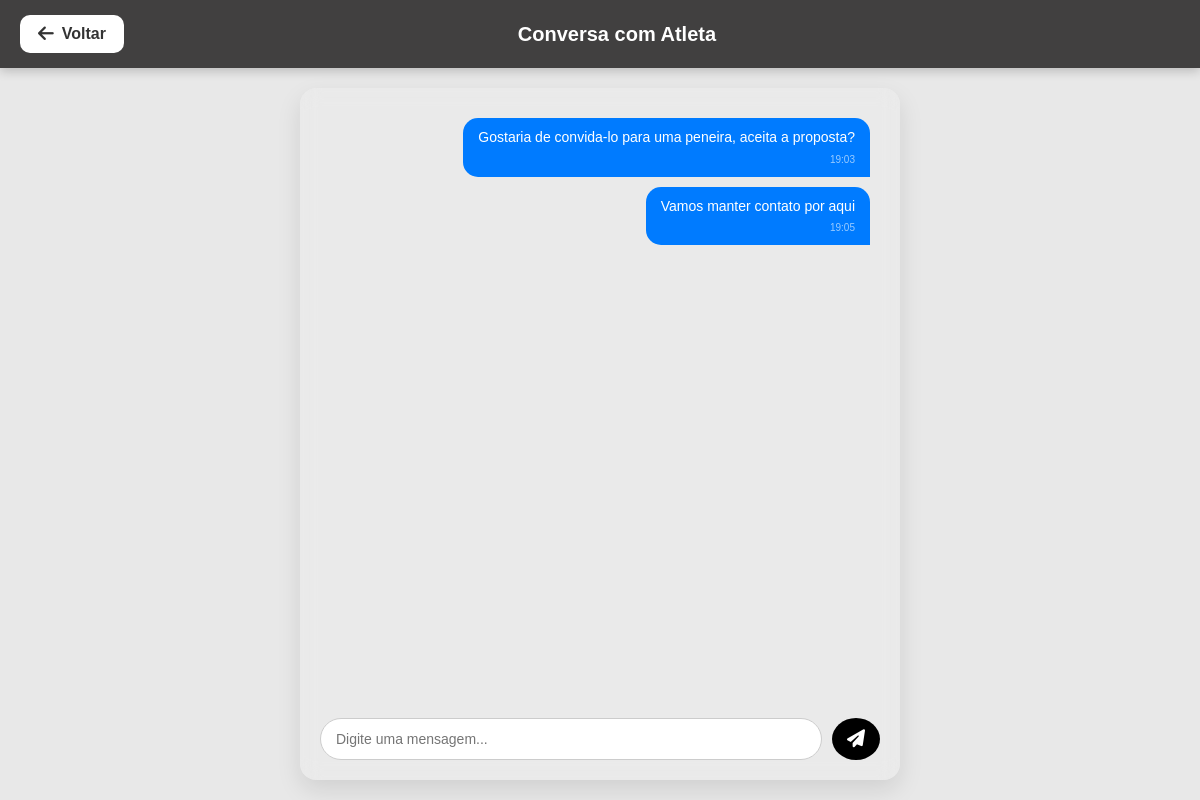
Screenshot of /conversa/4/ with the database file from the repository.
### main/models.py (models this page shows, shortened)
class Mensagem(models.Model):
    video = models.ForeignKey(Video, on_delete=models.CASCADE, related_name="mensagens")
    usuario_tipo = models.CharField(max_length=20)  # "atleta" ou "agente"
    usuario_id = models.IntegerField()
    texto = models.TextField()
    criado_em = models.DateTimeField(auto_now_add=True)

### main/views.py (the view, shortened to what this page needs)
# urls.py: path("conversa/<int:video_id>/", views.conversa, name="conversa"),
def conversa(request, video_id):
    video = get_object_or_404(Video, id=video_id)
    user_type = request.session.get("user_type")
    user_id = request.session.get("user_id")
    mensagens = Mensagem.objects.filter(video=video).order_by("criado_em")
    return render(request, "main/conversa.html", {
        "video": video,
        "mensagens": mensagens,
        "user_type": user_type,
        "user_id": user_id,
        "now": timezone.now()  # útil para exibir hora na primeira mensagem
    })

### main/templates/main/conversa.html (shortened to what this page needs)
{% load static %}
<!DOCTYPE html>
<html lang="pt-br" data-theme="light">
<head>
<link rel="stylesheet" href="{% static 'css/tema.css' %}">
<link rel="stylesheet" href="{% static 'css/conversa.css' %}">
<link rel="stylesheet" href="https://cdnjs.cloudflare.com/ajax/libs/font-awesome/6.5.1/css/all.min.css">
</head>
<body>
<header>
    <a href="{% url 'paginaPrincipal' %}" class="back-btn"><i class="fa-solid fa-arrow-left"></i> Voltar</a>
    <h1>Conversa com Atleta</h1>
</header>
<div class="chat-container">
    <div class="messages" id="messages">
        {% for m in mensagens %}
            <div class="message {% if m.usuario_tipo == 'agente' %}user{% else %}other{% endif %}">
                {{ m.texto }}
                <span class="time">{{ m.criado_em|date:"H:i" }}</span>
            </div>
        {% endfor %}
    </div>
    <form method="POST" id="chat-form" class="chat-input-container">
        <input type="text" name="mensagem" id="chat-input" placeholder="Digite uma mensagem..." autocomplete="off">
        <button type="submit" id="send-btn"><i class="fa-solid fa-paper-plane"></i></button>
    </form>
</div>
</body>
</html>

### main/static/css/tema.css (style rules this page uses)
:root { --bg: #e8e8e8; --text: #333; --header-bg: #414040; --header-text: #ffffff; --card-bg: #ffffff; --input-bg: #ffffff; --input-text: #333; --border: #ccc; --button-bg: #000000; --button-bg-hover: #222222; --button-text: #ffffff; }
body { background: var(--bg); color: var(--text); }
header { background: var(--header-bg) !important; color: var(--header-text) !important; }
input, textarea, select { background: var(--input-bg) !important; color: var(--input-text) !important; border: 1px solid var(--border) !important; }
button, .btn { background: var(--button-bg) !important; color: var(--button-text) !important; }

### main/static/css/conversa.css (style rules this page uses)
body { background: var(--bg); font-family: 'Poppins', sans-serif; display: flex; flex-direction: column; min-height: 100vh; overflow-x: hidden; margin: 0; }
header { display: flex; align-items: center; justify-content: space-between; background: var(--header-bg); color: var(--text); padding: 15px 20px; position: sticky; top: 0; width: 100%; z-index: 10; box-shadow: 0 3px 10px rgba(0,0,0,0.2); box-sizing: border-box; }
header h1 { font-size: 20px; text-align: center; flex: 1; margin: 0; }
.back-btn { display: flex; align-items: center; gap: 8px; padding: 10px 18px; background: var(--card-bg); color: var(--text); border: 2px solid var(--card-border); border-radius: 10px; text-decoration: none; font-weight: 600; transition: 0.3s; }
.back-btn i { font-size: 18px; }
.chat-container { flex: 1; display: flex; flex-direction: column; padding: 20px; max-width: 600px; width: 100%; margin: 20px auto; background: rgba(255, 255, 255, 0.1); border-radius: 16px; box-shadow: 0 10px 25px rgba(0,0,0,0.1); backdrop-filter: blur(10px); box-sizing: border-box; }
.messages { flex: 1; overflow-y: auto; display: flex; flex-direction: column; gap: 10px; padding: 10px; }
.message { max-width: 80%; padding: 10px 15px; border-radius: 15px; position: relative; word-wrap: break-word; line-height: 1.4; font-size: 14px; }
.message.user { background: #007bff; color: #fff; align-self: flex-end; border-bottom-right-radius: 0; }
.message .time { font-size: 10px; opacity: 0.6; margin-top: 5px; display: block; text-align: right; }
.chat-input-container { display: flex; gap: 10px; margin-top: 15px; }
#chat-input { flex: 1; padding: 12px 15px; border-radius: 25px; border: 1px solid #ccc; outline: none; font-size: 14px; transition: 0.3s; background: rgba(255, 255, 255, 0.8); }
#send-btn { padding: 0 15px; border: none; border-radius: 50%; background: var(--accent, #007bff); color: #fff; cursor: pointer; display: flex; align-items: center; justify-content: center; font-size: 18px; transition: 0.3s; }

### rows the page displays
Mensagem: texto "Gostaria de convida-lo para uma peneira, aceita a proposta?", criado_em "19:03"
Mensagem: texto "Vamos manter contato por aqui", criado_em "19:05"
